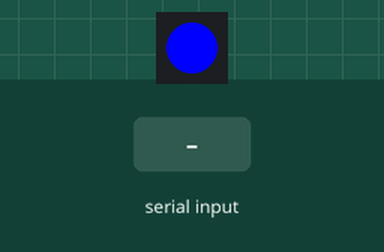
Simulated run of this sketch. Board: ESP8266 (NodeMCU). On the bench: 1 RGB LEDs in strip order, left to right. Inputs (shaded band) come from the test bench. WiFi joins after 1.5 s; servers stay silent unless stated; what the sketch prints to the serial monitor is not drawn.

Above: at 0.1 s.
At 1.0 s:
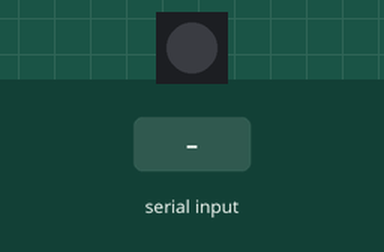
At 2.8 s:
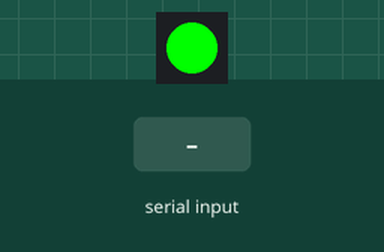
2.9 s: "1" received over Serial
Timing chart, 0 to 5.9 s (numbered marks = the images above; inputs shaded):
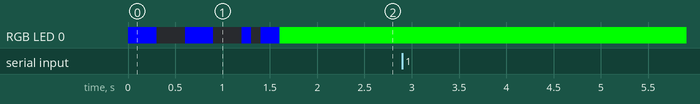

Measured:
- after the input at 2.9 s, every drawn part: stays the same

The sketch:

RAG_Light.ino
```cpp
#include <ESP8266WiFi.h>
#include <WiFiUdp.h>
#include <Adafruit_NeoPixel.h>
// Set WiFi credentials
#define WIFI_SSID "SSID"
#define WIFI_PASS "PASSWORD"
// Set UDP Port
#define UDP_PORT 4210
// Set LED parameters
#define LED_PIN      2
#define LED_COUNT    1   // Number of LEDs
Adafruit_NeoPixel strip(LED_COUNT, LED_PIN, NEO_GRB + NEO_KHZ800);

//--------R, A, G Values.--------------------------
uint32_t red = strip.Color(255, 0, 0);
uint32_t green = strip.Color(0, 255, 0);
uint32_t amber = strip.Color(255, 188, 0);
uint32_t blue = strip.Color(0, 0, 255);
uint32_t off = strip.Color(0, 0, 0);
//--------------------------------------------------
// Create UDP Instance.
WiFiUDP UDP;
char udpPacket[4];       // UDP Packet
String usbPacket;    // Serial packet
char reply[] = "X";   // Reply with an X to confirm message received.

void setup() {
  // Setup serial port
  Serial.begin(115200);
  Serial.println();


  //Neopixel Strip Setup
  strip.begin();
  strip.clear();
  strip.fill(blue);
  strip.setBrightness(255);
  strip.show(); // Initialize all pixels to 'off'

  // Begin WiFi
  WiFi.begin(WIFI_SSID, WIFI_PASS);

  // Connecting to WiFi...
  Serial.print("Connecting to ");
  Serial.print(WIFI_SSID);
  // Loop continuously while WiFi is not connected
  while (WiFi.status() != WL_CONNECTED)
  {
    strip.fill(blue);
    strip.show();
    delay(100);
    Serial.print(".");
    strip.fill(off);
    strip.show();
    delay(100);
  }
//--------------------------------------------------
  // Connected to WiFi
  strip.fill(green);
  strip.show();
  Serial.println();
  Serial.print("Connected! IP address: ");
  Serial.println(WiFi.localIP());
//--------------------------------------------------
  // Begin listenting to UDP Port
  UDP.begin(UDP_PORT);
  Serial.print("Listening on UDP Port ");
  Serial.println(UDP_PORT);
//--------------------------------------------------
  //
}

//--------------------------------------------------

void setRAG(char packet){
  // packet = toupper(packet);
  // Set colour depending on the char received.
  Serial.print("Received ");
  Serial.println(packet);
  switch (packet){
    case '1':
      strip.fill(green);
      strip.show();
    break;
    case '2':
      strip.fill(amber);
      strip.show();
      break;
    case '3':
      strip.fill(red);
      strip.show();
      break;
    case '0':
      strip.fill(off);
      strip.show();
      break;
    default:
      strip.fill(green);
      strip.show();
      break;
  }
}

//--------------------------------------------------


void loop() {
  // put your main code here, to run repeatedly:
  // Check if packet has been received.
  int packetSize = UDP.parsePacket(); // UDP Packet
  int serialSize = Serial.available();// USB Serial packet
  // ********** UDP **********
  if (packetSize) {
    int len = UDP.read(udpPacket, 255);
    if (len > 0){
      udpPacket[len] = '\0';
    }
    Serial.print("Packet received : ");
    Serial.println(udpPacket);

   // Set Colours depending on Packet Character
   setRAG(udpPacket[3]);  // strip off the LS|. Only pass the integer part of the incoming message.

   // Send a return packet

   UDP.beginPacket(UDP.remoteIP(), UDP.remotePort());
   UDP.write(reply);
   UDP.endPacket();
  }
  // ********** USB **********
  if (serialSize>0) {
    usbPacket = Serial.readString();
    setRAG(usbPacket.charAt(3));    // strip off the LS|. Only pass the integer part of the incoming message.
    delay(100);
    Serial.write('X');
  }

}
```
